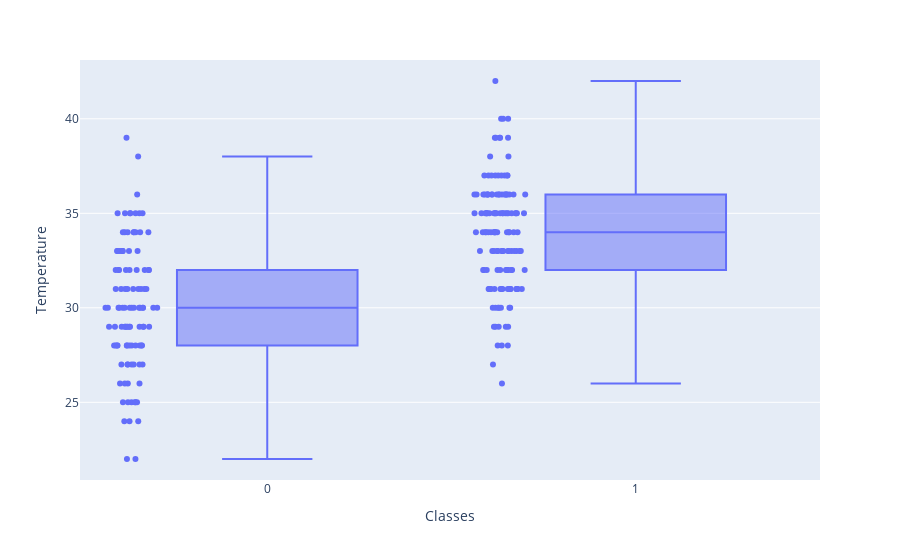

The notebook cell saved with this chart:
### Code cell
px.box(data_frame=df,y='Temperature',x='Classes', points='all')

### Figure 1 — Plotly figure (JSON) as saved in the notebook; plotly's stock layout.template omitted (floating-point values rounded to 4 significant figures; data arrays with more than 128 entries replaced by an {"elided": "..."} marker saying what was removed)
{"data": [{"alignmentgroup": "True", "boxpoints": "all", "hovertemplate": "Classes=%{x}<br>Temperature=%{y}<extra></extra>", "legendgroup": "", "marker": {"color": "#636efa"}, "name": "", "notched": false, "offsetgroup": "", "orientation": "v", "showlegend": false, "type": "box", "x": {"elided": "244 int values"}, "x0": " ", "xaxis": "x", "y": {"elided": "244 int values"}, "y0": " ", "yaxis": "y"}], "layout": {"boxmode": "group", "legend": {"tracegroupgap": 0}, "margin": {"t": 60}, "xaxis": {"anchor": "y", "domain": [0, 1], "title": {"text": "Classes"}}, "yaxis": {"anchor": "x", "domain": [0, 1], "title": {"text": "Temperature"}}}}
